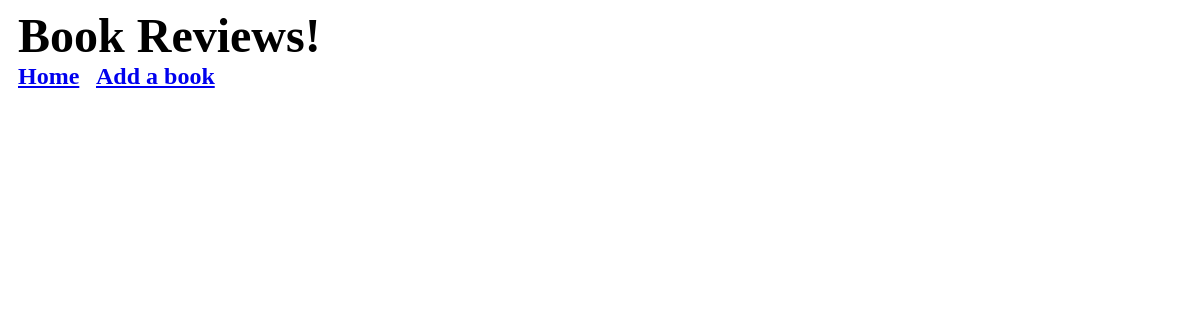
/, run on an earlier commit of the app's database.
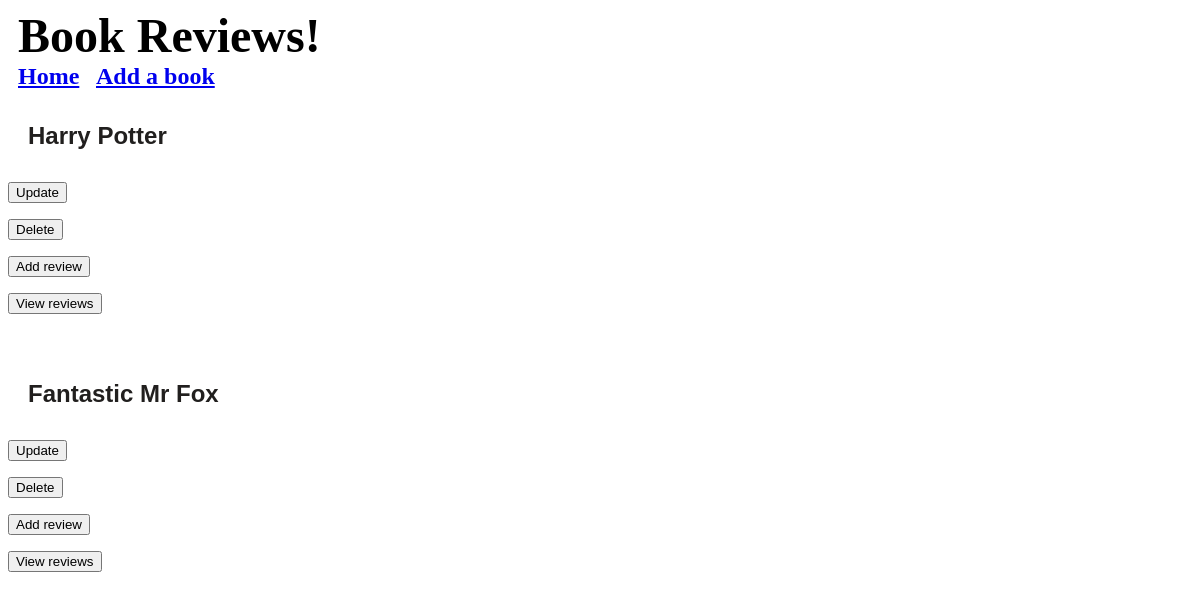
And on a later commit of the database.
### application/models.py (models this page shows)
class Books(db.Model):
    id = db.Column(db.Integer, primary_key=True)
    name = db.Column(db.String(30))
    reviews = db.relationship('Review', backref='books')

### application/routes.py (the view)
@app.route('/', methods = ['POST', 'GET'])
def index():
    all_books = Books.query.all()
    return render_template('index.html', all_books=all_books)

### application/templates/index.html
{% extends 'layout.html' %}
{% block body_content %}
{% for books in all_books %}
<h4 style="color: #211f1e;
-webkit-transition: .5s;
font-family: 'Muli', sans-serif;
font-size: x-large;
margin-left: 20px;">{{ books.name }}</h4>
<form method= '' action='{{ url_for('update', idNum=books.id)}}'>
	<button style= 0 17px 50px 0 rgba(0,0,0,0.19);
width: 100px;">Update</button>
</form>
<form method='' action=' {{ url_for('delete', idNum=books.id)}}'>
	<button style= 0 17px 50px 0 rgba(0,0,0,0.19);
width: 100px;">Delete</button>
</form>
<form method= '' action='{{ url_for('addReview',idNum=books.id)}}'>
	<button style= 0 17px 50px 0 rgba(0,0,0,0.19);
width: 100px;">Add review</button>
</form>
<form method= '' action='{{ url_for('Reviewpage',idNum=books.id)}}'>
        <button style= 0 17px 50px 0 rgba(0,0,0,0.19);
width: 100px;">View reviews</button>
</form>
<br>
{% endfor %}
{% endblock body_content %}

### application/templates/layout.html
<html>
	<body style="background-image: linear(#ffffff);">
		<h1 style="
text-transform: capitalize;
margin-left: 10px;
margin-right: 0px;
margin-top: 0px;
margin-bottom: 0px;
position: relative;
font-size: xxx-large;">Book Reviews!</h1>
<h2 style="
margin-left: 10px;
margin-right: 0px;
margin-top: 0px;
margin-bottom: 0px;
position: relative;"><a href='{{url_for('index')}}'>Home</a>  &nbsp;  <a href='{{url_for('add')}}'>Add a book</a>
				<br>
			{% block body_content %}
			{% endblock body_content%}
	</body>
</html>

What changed in the data, as far as the page shows it:
added Books: name "Harry Potter"
added Books: name "Fantastic Mr Fox"
